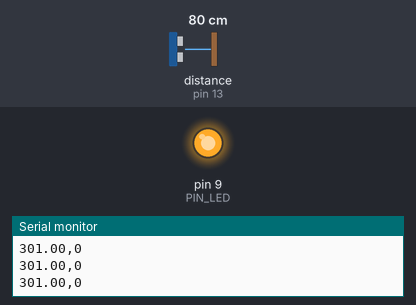
Bench run of a sketch on a simulated Arduino Uno, built with avr-gcc and run on an emulated ATmega328P. Parts: output pins drawn as LEDs (lit = HIGH), the last lines printed to the serial monitor. Wiring (inferred from the names in the program): ultrasonic range finder: trigger pin 12; echo pin 13. Inputs (shaded band) come from the test bench; at power-on: distance to the obstacle (sensor on pin 13) 80 cm. The echo pulse lasts 58.3 µs per cm; pins used as bus, display or sensor lines are not drawn.

Above: at 1.2 s.
1.3 s: distance to the obstacle (sensor on pin 13) set to 18 cm
At 2.49 s:
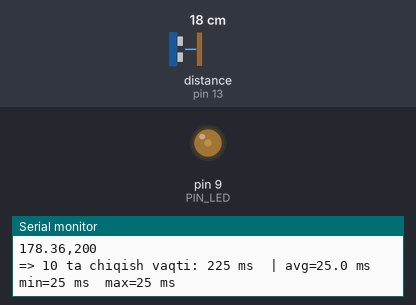
4.3 s: distance to the obstacle (sensor on pin 13) set to 2 cm
5.8 s: distance to the obstacle (sensor on pin 13) set to 13 cm
At 7.6 s:
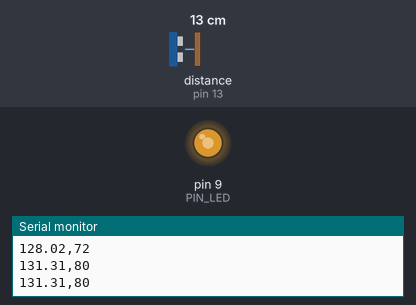
8.8 s: distance to the obstacle (sensor on pin 13) set to 4 cm
Timing chart, 0 to 11.3 s (numbered marks = the images above; inputs shaded):
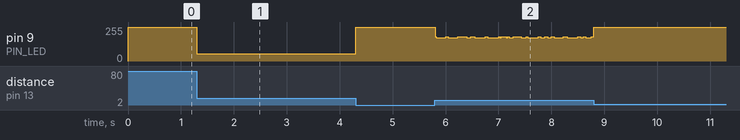

The sketch:

08_example_2.ino
```cpp
#define PIN_LED      9        // PWM uchun
#define PIN_TRIG     12       // sonar TRIGGER
#define PIN_ECHO     13       // sonar ECHO

// ====== Parametrlar ======
#define SND_VEL 346.0      // m/s (24°C)
#define INTERVAL 25
#define PULSE_DURATION 10  // us: TRIG pulse
#define _DIST_MIN_PWM 100.0 // PWM minimal boshlanish masofasi
#define _DIST_MAX_PWM 300.0 // PWM maksimal tugash masofasi


#define TIMEOUT 2000

#define SCALE   (0.001 * 0.5 * SND_VEL)


unsigned long last_sampling_time = 0;  // ms

unsigned long t0_ms = 0;
int           out_count = 0;
unsigned long prev_ms = 0;
bool          have_prev = false;
unsigned long sum_dt = 0, min_dt = 0xFFFFFFFF, max_dt = 0;

void setup() {
  pinMode(PIN_LED, OUTPUT);
  pinMode(PIN_TRIG, OUTPUT);
  pinMode(PIN_ECHO, INPUT);
  digitalWrite(PIN_TRIG, LOW);

  Serial.begin(57600);
  Serial.println("Masofa(mm), PWM_Duty");


  last_sampling_time = millis() - INTERVAL;


  analogWrite(PIN_LED, 255);
}

void loop() {
  // Non-blocking rejalashtirish
  unsigned long now = millis();
  if ((unsigned long)(now - last_sampling_time) < INTERVAL) return;
  last_sampling_time += INTERVAL;


  float distance = USS_measure(PIN_TRIG, PIN_ECHO); // mm
  int pwm_value = 255; // Boshlang'ich holat: LED o'chiq (Active Low)


  if (distance == 0.0) {
      distance = _DIST_MAX_PWM + 1.0;
  }

  if (distance < _DIST_MIN_PWM || distance > _DIST_MAX_PWM) {

    pwm_value = 255;

  } else if (distance >= _DIST_MIN_PWM && distance <= 200.0) {

    // (distance - 100.0) oralig'i: 0 dan 100 gacha
    float ratio = (distance - _DIST_MIN_PWM) / 100.0;
    pwm_value = (int)(255.0 - (ratio * 255.0)); // 255 (o'chiq) dan 0 (yorug') gacha

  } else if (distance > 200.0 && distance <= _DIST_MAX_PWM) {


    float ratio = (_DIST_MAX_PWM - distance) / 100.0;
    pwm_value = (int)(255.0 - (ratio * 255.0)); // 0 (yorug') dan 255 (o'chiq) gacha

  }

  // PWM qiymatini 0 dan 255 oralig'ida ushlab turish (float hisobidan chetlashishni oldini olish)
  if (pwm_value < 0) pwm_value = 0;
  if (pwm_value > 255) pwm_value = 255;

  analogWrite(PIN_LED, pwm_value);

  Serial.print(distance);
  Serial.print(",");
  Serial.println(255 - pwm_value);

  unsigned long dt;
  if (!have_prev) { dt = INTERVAL; have_prev = true; }
  else            { dt = now - prev_ms; }
  prev_ms = now;

  // Qolgan statistika hisoblari avvalgidek qoladi...
  if (out_count == 0) t0_ms = now;
  out_count++;

  sum_dt += dt;
  if (dt < min_dt) min_dt = dt;
  if (dt > max_dt) max_dt = dt;

  if (out_count == 10) {
    // Serial Monitor uchun...
    unsigned long total = now - t0_ms;
    float avg = sum_dt / 10.0;

    Serial.print("=> 10 ta chiqish vaqti: ");
    Serial.print(total); Serial.print(" ms");
    Serial.print("  | avg="); Serial.print(avg, 1); Serial.print(" ms");
    Serial.print("  min=");  Serial.print(min_dt);  Serial.print(" ms");
    Serial.print("  max=");  Serial.print(max_dt);  Serial.println(" ms");

    out_count = 0; sum_dt = 0; min_dt = 0xFFFFFFFF; max_dt = 0;
    have_prev = false;
  }
}

// --- HC-SR04 o'lchovi: mm qaytaradi ---
float USS_measure(int TRIG, int ECHO) {
  digitalWrite(TRIG, HIGH);
  delayMicroseconds(PULSE_DURATION);
  digitalWrite(TRIG, LOW);

  // TIMEOUT 2000us
  unsigned long dur_us = pulseIn(ECHO, HIGH, TIMEOUT); // round-trip, us

  if (dur_us == 0) {
    return 0.0; // Muvaffaqiyatsiz o'lchov
  }

  return dur_us * SCALE; // mm
}
```
